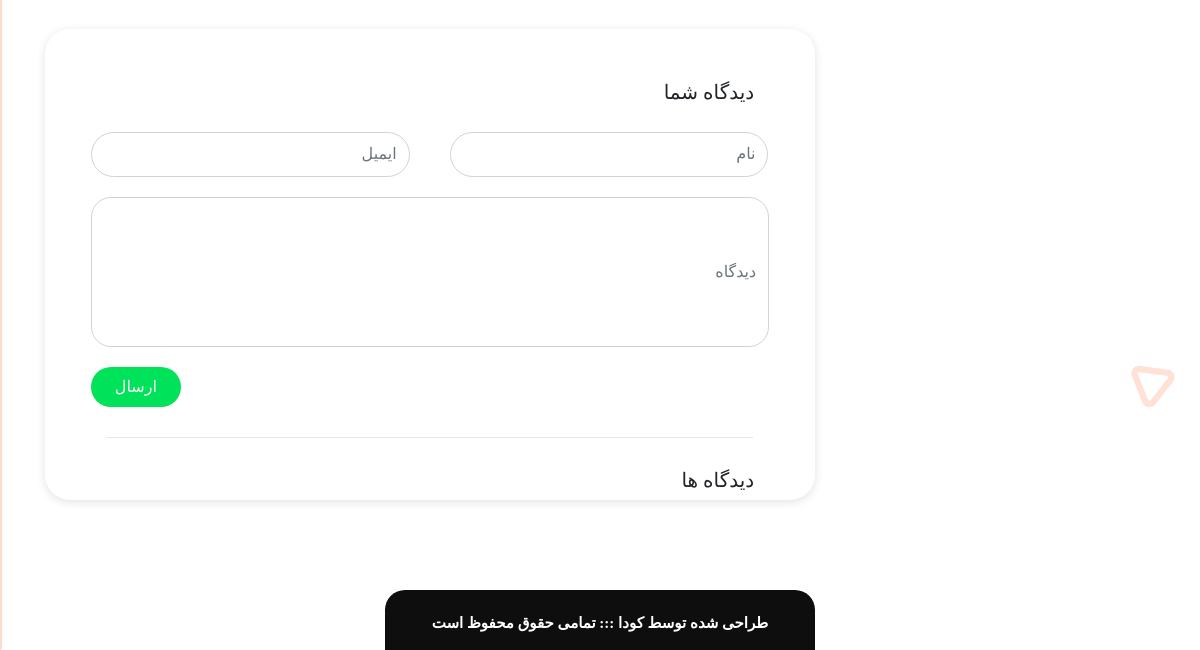
Page /posts/1/ (lower part) on the earlier database version.
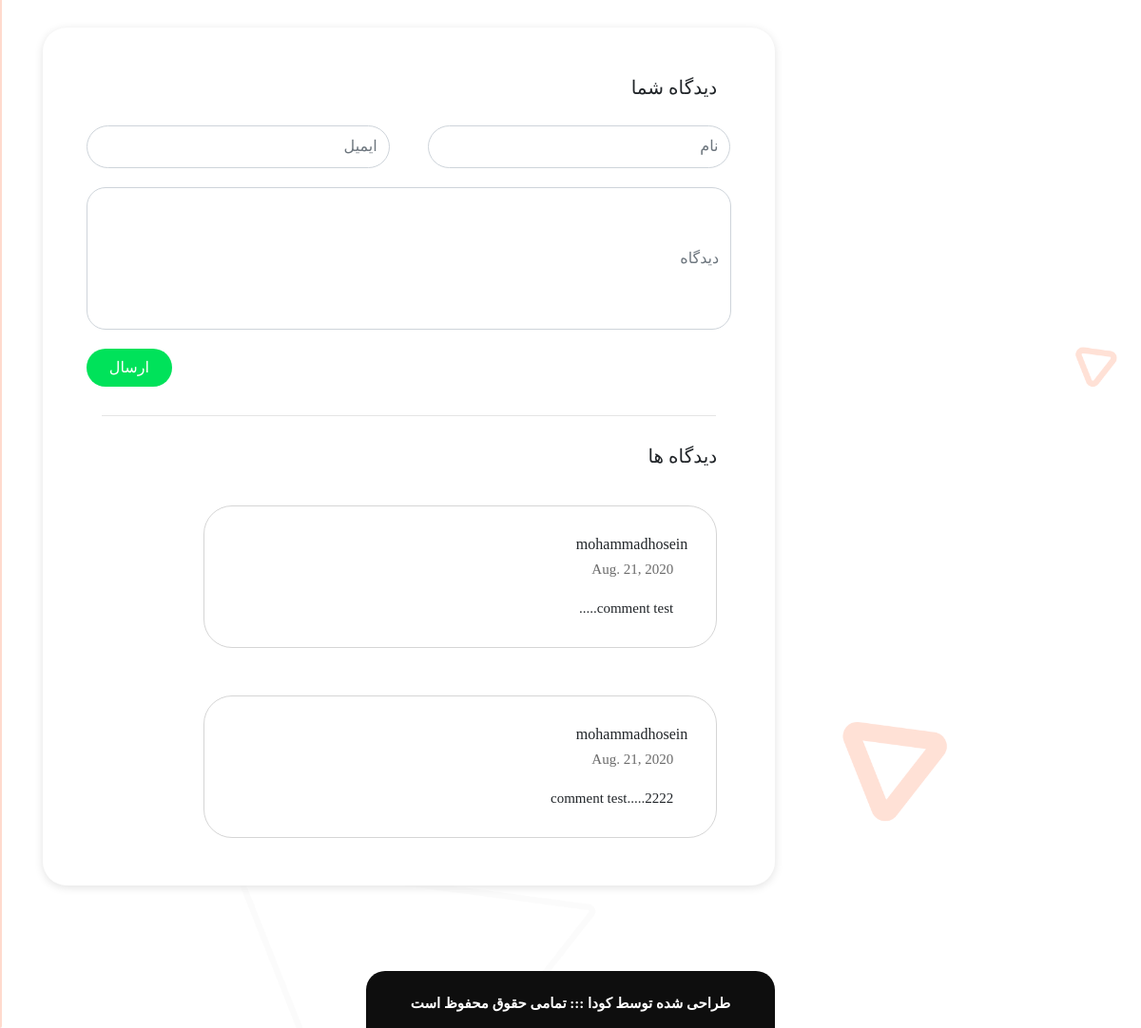
Same page on the later database version.
### mysite/models.py (models this page shows, shortened)
class Comment(models.Model):
    post = models.ForeignKey(Article , on_delete=models.CASCADE,related_name='comments')
    name = models.CharField(max_length=32, null=False, blank=False)
    email = models.EmailField(null=True)
    date = models.DateField(auto_now_add=True)
    text = models.TextField()
    permission = models.BooleanField(default=False)

### mysite/views.py (the view, shortened to what this page needs)
# urls.py: path('posts/<int:pk>/', views.posts, name='posts'),
def posts(request, pk):
    from django.shortcuts import get_object_or_404
    from .models import Article
    from .forms import CommentForm
    comment = CommentForm()
    form = emailservice()
    main_query = get_object_or_404(main, id=1)
    mains = {
        'logo': main_query.logo.url,
        'field1': main_query.field1,
        'field2': main_query.field2,
        'field3': main_query.field3,
        'field4': main_query.field4,
    }
    new_comment = None  # uses for saving comments in post part
    query = get_object_or_404(Article, pk=pk)
    comment_query = query.comments.filter(permission=True)
    comments = []
    for i in comment_query:
        comments.append({
            'name': i.name,
            'date': i.date,
            'text': i.text,
        })
    result = {
        'id': query.id,
        'author': query.author,
        'avatar': query.author.avatar.url,
        'cover': query.cover.url,
        'content': query.content,
        'category': query.category,
        'title': query.title,
        'created_at': query.created_at,
    }
    if request.method == "GET":
        context = {
            'post': result,
            'main': mains,
            'form': form,
            'comments': comments,
            "comment": comment,
        }
        return render(request, "post.htm", context)

### mysite/forms.py
class emailservice(forms.ModelForm):
    class Meta:
        model = emailservicemodel
        fields = ['name','family','email']
        labels = { 'name' :'name'  , 'family' : 'family'  ,  'email' :'email'}

class CommentForm(forms.ModelForm):
    class Meta:
        model = Comment
        fields = ["text", "name", "email"]

### mysite/models.py (called while the page is built)
    def __str__(self):
        return self.title

    def __str__(self):
        return self.user.first_name + " " + self.user.last_name

### mysite/templates/post.htm (shortened to what this page needs)
<!DOCTYPE html>
{% load static %}
<html dir="rtl">
    <head>
        <link rel="stylesheet" href="https://stackpath.bootstrapcdn.com/bootstrap/4.5.0/css/bootstrap.min.css">
        <link rel="stylesheet" href={% static "index/blog.css" %}>
        <link href="https://unpkg.com/aos@2.3.1/dist/aos.css" rel="stylesheet">
    </head>
    <body id="Main" onload="myFunction()">
        <div id="main" class="container-fluid">
            <div id="side-nav" class="sidenav">
            </div>
            <div id="content" class="row justify-content-center" style="margin-top: 60px;">
                <div class="col-xl-8 col-lg-8 col-md-10 col-sm-10 col-xs-10" style="height: 100%;">
                    <div id="content-comments" class="row col-12 justify-content-center" style="padding-top: 1px; margin: 0 0 40px 0; background-color: white; border-radius: 25px; box-shadow: 0 2px 10px rgb(226, 226, 226); height: 100%;">
                        <div id="content-comments-title" class="col-11" style="margin: 50px 0 20px 0;">
                            <h5 style="text-align: right;">
                                دیدگاه شما
                            </h5>
                        </div>
                        <div id="content-comments-form" class="col-11">
                            <form class="row justify-content-end" action="." method="POST" >
                                <input class="form-control" name="name"   placeholder="نام" type="text" style="width: 47%; height: 45px; border-radius: 50px; margin: 0 0 20px 20px;">
                                <input class="form-control" name="email" type="email" placeholder="ایمیل" style="width: 47%; height: 45px; border-radius: 50px; margin: 0 20px 20px 0;">
                                <input class="form-control" name="text" type="text" placeholder="دیدگاه" style="width: 100%; height: 150px; border-radius: 20px; margin-bottom: 20px;">
                                <input class="form-control parag-button" type="submit" value="ارسال" style="border-radius: 50px;">
                            </form>
                        </div>
                        <hr class="col-10" style="margin: 30px 0 30px 0;">
                        <div id="content-comments-field" class="col-11">
                            <h5 style="text-align: right;">
                                دیدگاه ها
                            </h5>
                        {% for comment in comments %}
                            <div id="content-comments-field-item" class="col-10" style="margin: 40px 0 50px 0; padding: 30px 30px 20px 20px; width: 100%; border-radius: 30px; border-style: solid; border-color: #a3a3a375; border-width: 1px;">
                                <div id="content-comments-field-item-name" style="margin-bottom: 20px;">
                                    <h6>
                                        {{ comment.name }}
                                    </h6>
                                    <h6 class="col-10" style="color: rgb(107, 107, 107); font-size: 15px;">
                                        {{comment.date}}
                                    </h6>
                                </div>
                                <div id="content-comments-field-item-text" class="col-12">
                                    <h6 style="font-size: 15px; line-height: 25px;">
                                        {{comment.text}}
                                    </h6>
                                </div>
                            </div>
                        {% endfor %}
                        </div>
                    </div>
                </div>
            </div>
            <div id="footer" class="row d-flex justify-content-center">
                <div id="footer-back" class="row justify-content-center">
                    <h5 id="footer-caption" class="col-12 justify-content-center align-self-center">
                        <b>
                            طراحی شده توسط کودا ::: تمامی حقوق محفوظ است
                        </b>
                    </h5>
                </div>
            </div>
        </div>
    </body>
</html>

### static/index/blog.css (style rules this page uses)
html { scroll-behavior: smooth; }
#Main { transition: background-color .5s; transition: margin-left .5s; }
#main { font-family: Yekan-N; background-image: url('Dependencies/Images/Back/Landing - 768.png'); background-repeat: no-repeat; background-size: 100%; transition: opacity .5s; opacity: 0; }
.sidenav { height: 100%; width: 0; position: fixed; z-index: 2; top: 0; left: 0; border-radius: 0 20px 20px 0; border-color: rgba(255, 68, 0, 0.198); border-style: solid; border-width: 0px 2px 0px 0; overflow-x: hidden; transition: 0.5s; padding-top: 60px; backdrop-filter: blur(5px); }
h5 { text-align: right; }
h6 { text-align: right; }
#footer-back { background-color: rgb(14, 14, 14); color: white; margin-top: 50px; border-radius: 20px 20px 0 0; height: 60px; width: 430px; }
#footer-caption { text-align: center; font-size: 15px; margin-top: 15px; }
.parag-button { background-color: #00E25A; border-width: 0; width: 90px; height: 40px; border-radius: 10px; transition: 0.2s ease-in-out; color: white; }

Differences in the rows shown:
added Comment: name "mohammadhosein", date "Aug. 21, 2020", text "comment test....."
added Comment: name "mohammadhosein", date "Aug. 21, 2020", text "comment test.....2222"
